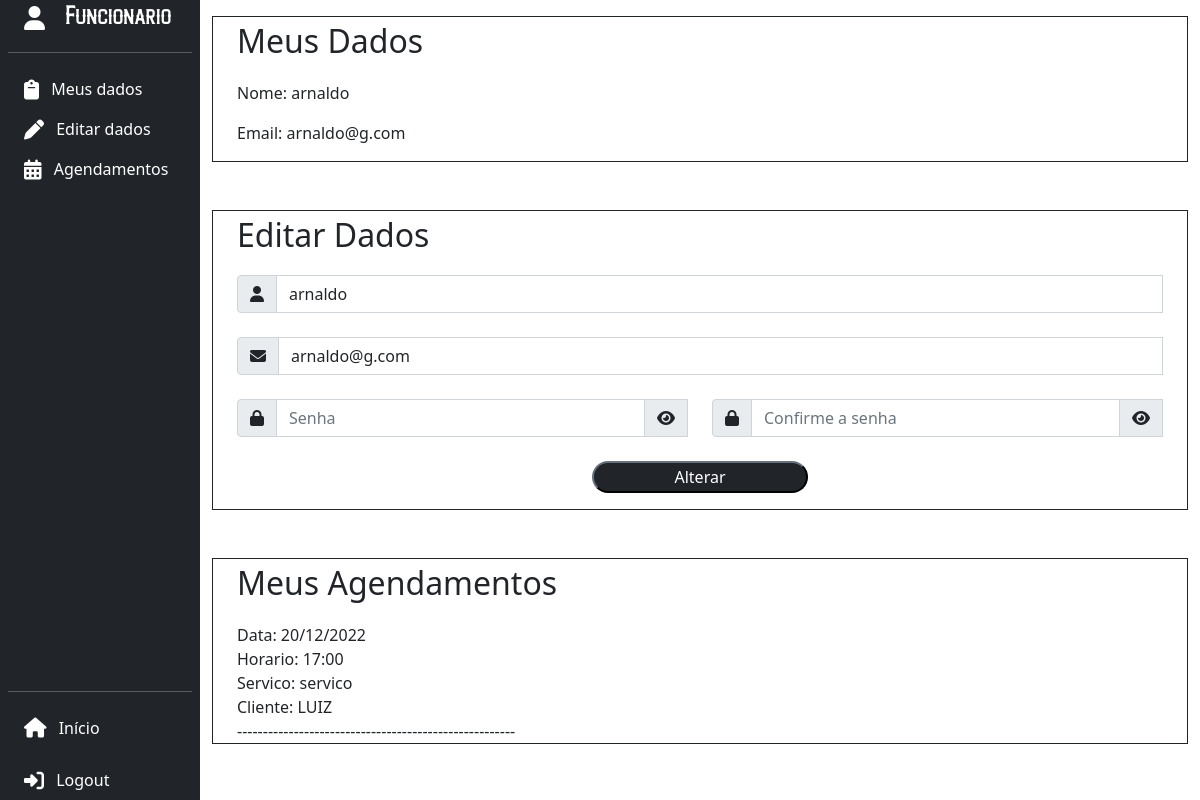
The app's page /php/perfilfuncionario.php (signed in), older data.
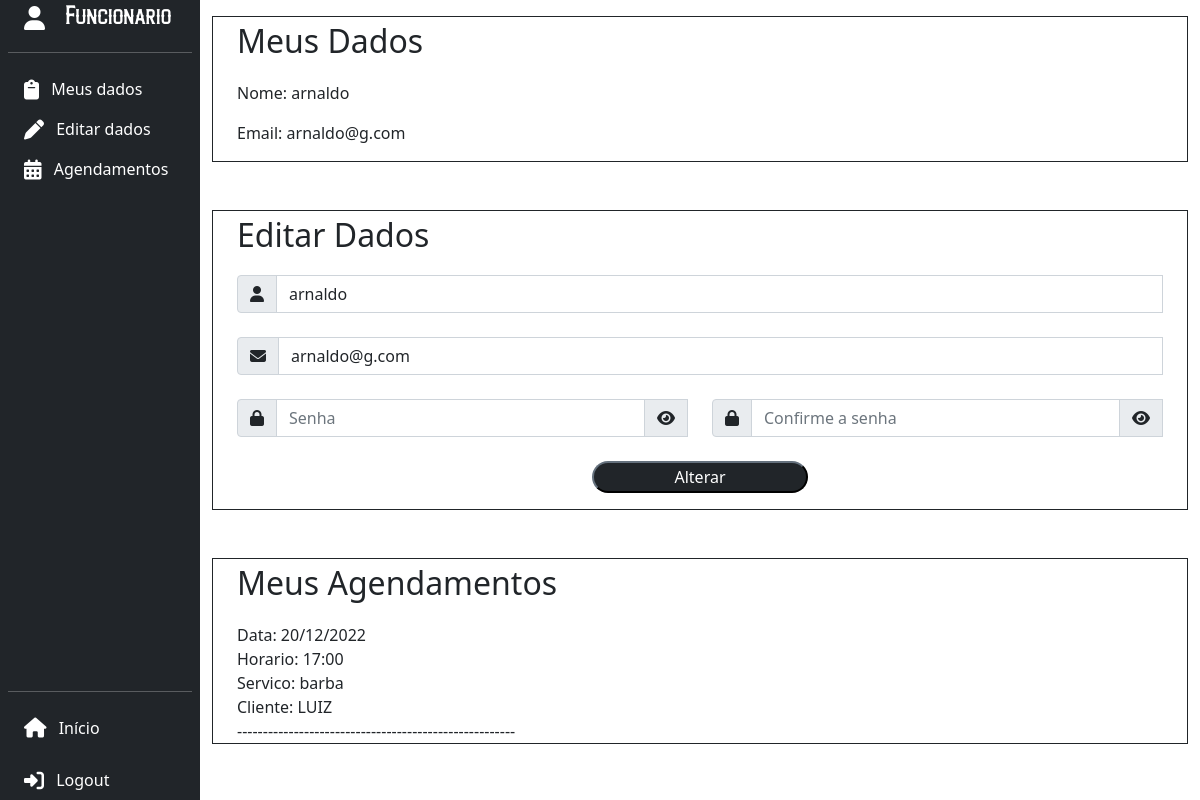
The same page, newer data.
### tables this page shows
CREATE TABLE agendamento (
    id_agendamento int NOT NULL AUTO_INCREMENT,
    id_cliente int NOT NULL,
    id_funcionario int NOT NULL,
    id_servico int NOT NULL,
    horario TIME NOT NULL,
    data_agendamento DATE NOT NULL,
    PRIMARY KEY (id_agendamento),
    FOREIGN KEY (id_funcionario) REFERENCES funcionario(id_funcionario),
    FOREIGN KEY (id_servico) REFERENCES servico(id_servico),
    FOREIGN KEY (id_cliente) REFERENCES cliente(id_cliente)
);

CREATE TABLE servico ( 
    id_servico int NOT NULL AUTO_INCREMENT, 
    nome varchar(100) NOT NULL, 
    preco int NOT NULL, 
    primary key(id_servico)
);

CREATE TABLE cliente ( 
    id_cliente int NOT NULL AUTO_INCREMENT, 
    nome varchar(100) NOT NULL, 
    email varchar(100) NOT NULL, 
    senha varchar(255) NOT NULL, 
    primary key(id_cliente) 
);

### php/perfilfuncionario.php (the view, shortened to what the changed rows need)
<?php
    include "../sql/conectamysqlcdb.php";
    $id = $_SESSION['funcionario'];
    $sql1 = "SELECT nome, email, senha FROM funcionario WHERE id_funcionario ='$id'";
    $resfuncionario = mysqli_query($mysqli, $sql1);
    $funcionario = mysqli_fetch_array($resfuncionario);
?>
<html>
    <head>
        <link rel="stylesheet" type="text/css" href="../css/style.css">
        <link href="https://cdn.jsdelivr.net/npm/bootstrap@5.0.0/dist/css/bootstrap.min.css" rel="stylesheet" >
    </head>
    <body>
    <div class="container-fluid">
        <div class="row flex-nowrap">
            <div class="col py-3">
                <div class="container border border-dark" id="dados">
                    <p class="fs-2">Meus Dados</p>
                    <?php
                        echo "<p>Nome: ".$funcionario["nome"]."</p>";
                        echo "<p>Email: ".$funcionario["email"]."</p>";
                    ?>
                </div>
                <div class="container border border-dark mt-5" id="alterardados">
                    <p class="fs-2">Editar Dados</p>
                    <form action="editlog.php" method="POST" class="needs-validation" novalidate>
                    </form>
                </div>
                <div class="container border border-dark mt-5" id="agendamentos">
                    <p class="fs-2">Meus Agendamentos</p>
                    <?php
                        $sql = "SELECT * FROM agendamento WHERE id_funcionario LIKE $id;";
                        $res = mysqli_query($mysqli, $sql);
                        $linhas = mysqli_num_rows($res);
                        for($i=0; $i < $linhas; $i++){
                            $agendamento = mysqli_fetch_array($res);
                            $idcliente = $agendamento['id_cliente'];
                            $idser = $agendamento['id_servico'];
                            $hora = date('H:i', strtotime($agendamento['horario']));
                            $data = date('d/m/Y', strtotime($agendamento['data_agendamento']));
                            $sql2 = "SELECT * FROM cliente WHERE id_cliente LIKE $idcliente;";
                            $res2 = mysqli_query($mysqli, $sql2);
                            $array = mysqli_fetch_array($res2);
                            $cliente = $array['nome'];
                            $sql3 = "SELECT * FROM servico WHERE id_servico LIKE $idser";
                            $res3 = mysqli_query($mysqli, $sql3);
                            $array2 = mysqli_fetch_array($res3);
                            $servico = $array2['nome'];
                            echo "Data: ". $data ."<br>";
                            echo "Horario: ". $hora."<br>";
                            echo "Servico: ".$servico."<br>";
                            echo "Cliente: ".$cliente."<br>";
                            echo "------------------------------------------------------<br>";
                        }
                    ?>
                </div>
            </div>
        </div>
    </body>
</html>

Row changes from the older to the newer data that the page shows:
changed through a linked row, agendamento "LUIZ": id_servico.nome "servico" → "barba"
